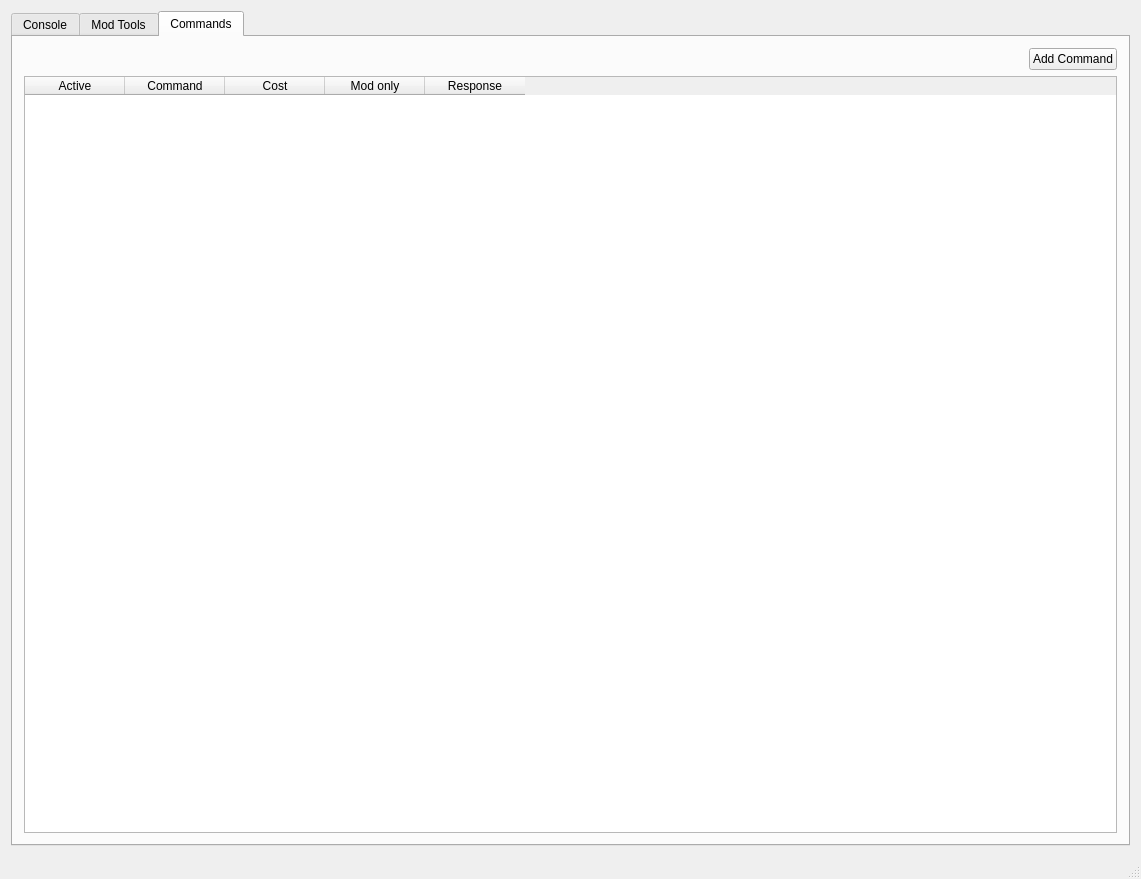
<?xml version="1.0" encoding="UTF-8"?>
<ui version="4.0">
 <class>MainWindow</class>
 <widget class="QMainWindow" name="MainWindow">
  <property name="geometry">
   <rect>
    <x>0</x>
    <y>0</y>
    <width>1141</width>
    <height>879</height>
   </rect>
  </property>
  <property name="windowTitle">
   <string>MainWindow</string>
  </property>
  <widget class="QWidget" name="centralWidget">
   <layout class="QGridLayout" name="gridLayout">
    <item row="0" column="0" rowspan="2">
     <widget class="QTabWidget" name="tabWidget">
      <property name="currentIndex">
       <number>2</number>
      </property>
      <widget class="QWidget" name="tab_5">
       <attribute name="icon">
        <iconset theme="terminal">
         <normaloff>.</normaloff>.</iconset>
       </attribute>
       <attribute name="title">
        <string>Console</string>
       </attribute>
       <layout class="QGridLayout" name="gridLayout_2">
        <item row="1" column="2">
         <widget class="QPushButton" name="pushButton">
          <property name="text">
           <string>Senden</string>
          </property>
         </widget>
        </item>
        <item row="1" column="1">
         <widget class="QLineEdit" name="ChatInput">
          <property name="text">
           <string/>
          </property>
         </widget>
        </item>
        <item row="0" column="0" colspan="3">
         <widget class="QListWidget" name="chatField"/>
        </item>
       </layout>
      </widget>
      <widget class="QWidget" name="tab_6">
       <attribute name="title">
        <string>Mod Tools</string>
       </attribute>
       <layout class="QVBoxLayout" name="verticalLayout">
        <item>
         <widget class="QScrollArea" name="scrollArea">
          <property name="widgetResizable">
           <bool>true</bool>
          </property>
          <widget class="QWidget" name="scrollAreaWidgetContents">
           <property name="geometry">
            <rect>
             <x>0</x>
             <y>0</y>
             <width>1099</width>
             <height>784</height>
            </rect>
           </property>
           <layout class="QVBoxLayout" name="verticalLayout_2">
            <item>
             <widget class="QGroupBox" name="groupBox">
              <property name="title">
               <string>Caps Protection</string>
              </property>
              <layout class="QGridLayout" name="gridLayout_3">
               <item row="2" column="0">
                <widget class="QPushButton" name="pushButton_2">
                 <property name="text">
                  <string>speichern</string>
                 </property>
                </widget>
               </item>
               <item row="0" column="0">
                <widget class="QWidget" name="widget" native="true">
                 <layout class="QGridLayout" name="gridLayout_4">
                  <item row="1" column="1">
                   <widget class="QSpinBox" name="capsMin"/>
                  </item>
                  <item row="0" column="1">
                   <widget class="QLabel" name="label_4">
                    <property name="text">
                     <string>Min Caps</string>
                    </property>
                   </widget>
                  </item>
                  <item row="0" column="0">
                   <widget class="QLabel" name="label_3">
                    <property name="text">
                     <string>Punishment</string>
                    </property>
                   </widget>
                  </item>
                  <item row="1" column="0">
                   <widget class="QComboBox" name="capsPunish">
                    <item>
                     <property name="text">
                      <string>Purge</string>
                     </property>
                    </item>
                    <item>
                     <property name="text">
                      <string>Ban</string>
                     </property>
                    </item>
                    <item>
                     <property name="text">
                      <string>Remove</string>
                     </property>
                    </item>
                   </widget>
                  </item>
                 </layout>
                </widget>
               </item>
               <item row="1" column="0">
                <widget class="QWidget" name="widget_2" native="true">
                 <layout class="QHBoxLayout" name="horizontalLayout_2">
                  <item>
                   <widget class="QLabel" name="label">
                    <property name="text">
                     <string>Custom Reply:</string>
                    </property>
                   </widget>
                  </item>
                  <item>
                   <widget class="QLineEdit" name="capsReply"/>
                  </item>
                 </layout>
                </widget>
               </item>
              </layout>
             </widget>
            </item>
            <item>
             <widget class="QGroupBox" name="groupBox_2">
              <property name="title">
               <string>Symbol Protection</string>
              </property>
              <layout class="QVBoxLayout" name="verticalLayout_3">
               <item>
                <widget class="QWidget" name="widget_3" native="true">
                 <layout class="QGridLayout" name="gridLayout_5">
                  <item row="1" column="1">
                   <widget class="QSpinBox" name="symMin"/>
                  </item>
                  <item row="1" column="0">
                   <widget class="QComboBox" name="symPunish">
                    <item>
                     <property name="text">
                      <string>Purge</string>
                     </property>
                    </item>
                    <item>
                     <property name="text">
                      <string>Ban</string>
                     </property>
                    </item>
                    <item>
                     <property name="text">
                      <string>Remove</string>
                     </property>
                    </item>
                   </widget>
                  </item>
                  <item row="0" column="0">
                   <widget class="QLabel" name="label_5">
                    <property name="text">
                     <string>Punishment</string>
                    </property>
                   </widget>
                  </item>
                  <item row="0" column="1">
                   <widget class="QLabel" name="label_6">
                    <property name="text">
                     <string>Max Symbols</string>
                    </property>
                   </widget>
                  </item>
                 </layout>
                </widget>
               </item>
               <item>
                <widget class="QWidget" name="widget_4" native="true">
                 <layout class="QHBoxLayout" name="horizontalLayout_3">
                  <item>
                   <widget class="QLabel" name="label_2">
                    <property name="text">
                     <string>Custom Reply:</string>
                    </property>
                   </widget>
                  </item>
                  <item>
                   <widget class="QLineEdit" name="symReply"/>
                  </item>
                 </layout>
                </widget>
               </item>
               <item>
                <widget class="QPushButton" name="pushButton_3">
                 <property name="text">
                  <string>speichern</string>
                 </property>
                </widget>
               </item>
              </layout>
             </widget>
            </item>
            <item>
             <widget class="QGroupBox" name="groupBox_3">
              <property name="title">
               <string>Profanity Protection</string>
              </property>
              <layout class="QGridLayout" name="gridLayout_6">
               <item row="0" column="2">
                <widget class="QPushButton" name="pushButton_5">
                 <property name="text">
                  <string>Delete List</string>
                 </property>
                </widget>
               </item>
               <item row="4" column="0">
                <widget class="QLabel" name="label_8">
                 <property name="text">
                  <string>Punishment</string>
                 </property>
                </widget>
               </item>
               <item row="1" column="0" colspan="3">
                <widget class="QTableWidget" name="profTable">
                 <column>
                  <property name="text">
                   <string>Word</string>
                  </property>
                 </column>
                 <column>
                  <property name="text">
                   <string>Punishment</string>
                  </property>
                 </column>
                 <column>
                  <property name="text">
                   <string>Options</string>
                  </property>
                 </column>
                </widget>
               </item>
               <item row="0" column="0">
                <widget class="QPushButton" name="pushButton_4">
                 <property name="maximumSize">
                  <size>
                   <width>50</width>
                   <height>16777215</height>
                  </size>
                 </property>
                 <property name="text">
                  <string>Add</string>
                 </property>
                </widget>
               </item>
               <item row="5" column="0" colspan="3">
                <widget class="QComboBox" name="profanityPunishment">
                 <item>
                  <property name="text">
                   <string>Purge</string>
                  </property>
                 </item>
                 <item>
                  <property name="text">
                   <string>Ban</string>
                  </property>
                 </item>
                 <item>
                  <property name="text">
                   <string>Remove</string>
                  </property>
                 </item>
                </widget>
               </item>
               <item row="6" column="0" colspan="3">
                <widget class="QPushButton" name="save_profanity_response">
                 <property name="text">
                  <string>speichern</string>
                 </property>
                </widget>
               </item>
               <item row="2" column="0">
                <widget class="QLabel" name="label_7">
                 <property name="text">
                  <string>Custom Reply</string>
                 </property>
                </widget>
               </item>
               <item row="3" column="0" colspan="3">
                <widget class="QLineEdit" name="profanityReply"/>
               </item>
               <item row="0" column="1">
                <spacer name="horizontalSpacer">
                 <property name="orientation">
                  <enum>Qt::Horizontal</enum>
                 </property>
                 <property name="sizeHint" stdset="0">
                  <size>
                   <width>40</width>
                   <height>20</height>
                  </size>
                 </property>
                </spacer>
               </item>
              </layout>
             </widget>
            </item>
           </layout>
          </widget>
         </widget>
        </item>
       </layout>
      </widget>
      <widget class="QWidget" name="tab">
       <attribute name="title">
        <string>Commands</string>
       </attribute>
       <layout class="QGridLayout" name="gridLayout_7">
        <item row="0" column="1">
         <widget class="QPushButton" name="pushButton_6">
          <property name="text">
           <string>Add Command</string>
          </property>
         </widget>
        </item>
        <item row="0" column="0">
         <spacer name="horizontalSpacer_2">
          <property name="orientation">
           <enum>Qt::Horizontal</enum>
          </property>
          <property name="sizeHint" stdset="0">
           <size>
            <width>40</width>
            <height>20</height>
           </size>
          </property>
         </spacer>
        </item>
        <item row="1" column="0" colspan="2">
         <widget class="QTableWidget" name="CommandTable">
          <column>
           <property name="text">
            <string>Active</string>
           </property>
          </column>
          <column>
           <property name="text">
            <string>Command</string>
           </property>
          </column>
          <column>
           <property name="text">
            <string>Cost</string>
           </property>
          </column>
          <column>
           <property name="text">
            <string>Mod only</string>
           </property>
          </column>
          <column>
           <property name="text">
            <string>Response</string>
           </property>
          </column>
         </widget>
        </item>
       </layout>
      </widget>
     </widget>
    </item>
   </layout>
  </widget>
  <widget class="QStatusBar" name="statusBar"/>
 </widget>
 <layoutdefault spacing="6" margin="11"/>
 <resources/>
 <connections/>
</ui>
